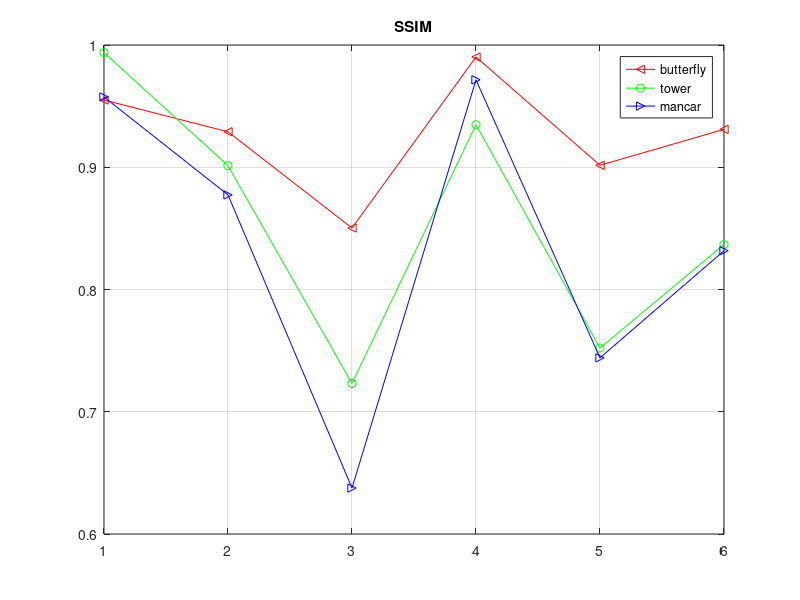
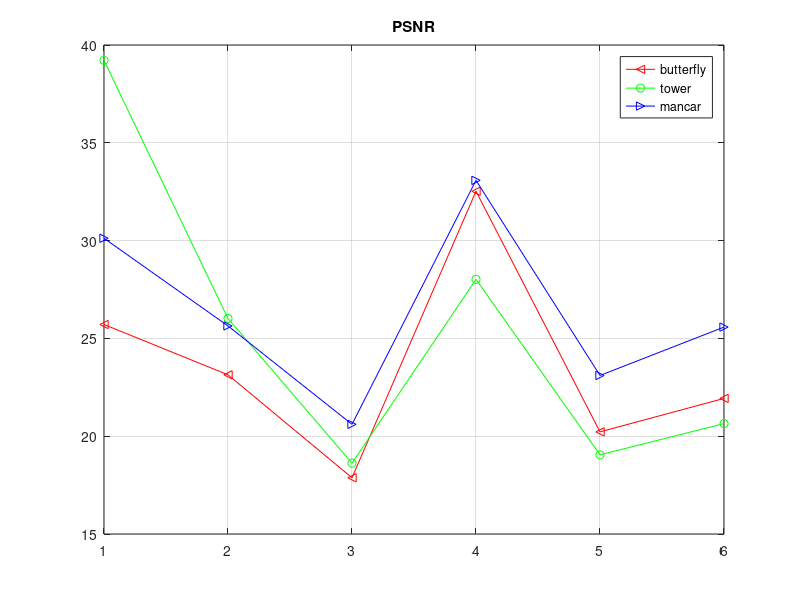

These figures' MATLAB source, in order:
% clc; clear; close all;
% 
% file = 'mancar';
% addpath( ['../database/', file ] );
% 
% 
% image1 = imread( [ file, '1.bmp' ] );
% image2 = imread( [ file, '2.bmp' ] );
% image3 = imread( [ file, '3.bmp' ] );
% image4 = imread( [ file, '4.bmp' ] );
% 
% SSIM12 = ssim( image1, image2 );
% SSIM13 = ssim( image1, image3 );
% SSIM14 = ssim( image1, image4 );
% SSIM23 = ssim( image2, image3 );
% SSIM24 = ssim( image2, image4 );
% SSIM34 = ssim( image3, image4 );
% 
% PSNR12 = psnr( image1, image2 );
% PSNR13 = psnr( image1, image3 );
% PSNR14 = psnr( image1, image4 );
% PSNR23 = psnr( image2, image3 );
% PSNR24 = psnr( image2, image4 );
% PSNR34 = psnr( image3, image4 );
% 
% SSIM = [ SSIM12, SSIM13, SSIM14, SSIM23, SSIM24, SSIM34 ]
% PSNR = [ PSNR12, PSNR13, PSNR14, PSNR23, PSNR24, PSNR34 ]

close all;
butterfly = [ 0.9550, 0.9290, 0.8503, 0.9902, 0.9016, 0.9310 ];
tower = [ 0.9938, 0.9013, 0.7231, 0.9348, 0.7521, 0.8368 ];
mancar = [ 0.9575, 0.8774 , 0.6376, 0.9715, 0.7441, 0.8317 ];

figure;
plot(butterfly, 'r-<');   hold on;
plot(tower, 'g-o');   hold on;
plot(mancar, 'b->');   hold off;
legend( 'butterfly', 'tower', 'mancar' );
title( 'SSIM' );
grid on;

butterfly = [ 25.7112, 23.1377, 17.8749, 32.5230, 20.2214, 21.9324 ];
tower = [ 39.2129, 26.0163, 18.6184, 28.0171, 19.0476, 20.6443 ];
mancar = [ 30.1202, 25.6367 , 20.6081, 33.0803, 23.1052, 25.5792 ];

figure;
plot(butterfly, 'r-<');   hold on;
plot(tower, 'g-o');   hold on;
plot(mancar, 'b->');   hold off;
legend( 'butterfly', 'tower', 'mancar' );
title( 'PSNR' );
grid on;